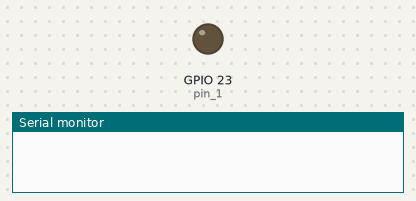
The program below on a simulated ESP32. On the bench: output pins drawn as LEDs (lit = HIGH), the last lines printed to the serial monitor. Dashed ring = blinking.

Above: at 0.5 s.
At 2.2 s:
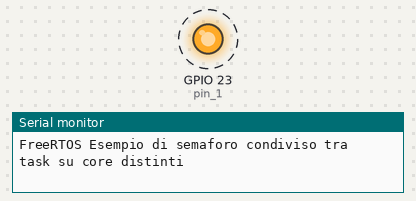
Timing chart, 0 to 3.0 s (numbered marks = the images above):
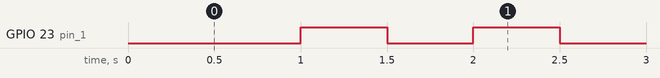

The program:

main.cpp
```cpp
/*
 * FreeRTOS Esercizio 28: Esempio illustrativo dell'uso di oggetti del kernel in sistemi multicore
 *
 * Si considerano due task: Task0 eseguito sul Core0, e Task1 eseguito sul Core1.
 * I due task condividono il semaforo binario bin_sem, creato nella funzione setup() e quindi appartenente al Core1.
 *
 * Task 0 rilascia il semaforo e si mette in pausa per un tempo definito dal parametro task_0_delay,
 * poi ricomincia.
 *
 * Task 1 attende il rilascio del semaforo e quando lo acquisisce, commuta lo stato di un led.
 *
 * In breve, il programma fa lampeggiare il led spezzando il problema in due parti:
 * il Task0 definisce il periodo di lampeggio; il Task1 commuta il pin del led.
 * La sincronizzazione tra i due task avviene per tramite del semaforo bin_sem.
 *
 * L'esempio mette in evidenza la semplicità con cui si gestiscono gli oggetti del kernel
 * anche in un sistema dual core come la ESP32.
 *
 * Nota: nel file soc.h sono definiti i riferimenti ai due core della ESP32:
 *   #define PRO_CPU_NUM (0)
 *   #define APP_CPU_NUM (1)
 *
 * Qui vengono adoperati entrambi i core
 *
 */

#include <Arduino.h>

// Impostazioni  ***************************************************************
// tempo (in ms) di pausa del Task 0
static const uint32_t task_0_delay = 500;

// Pins ************************************************************************
// LED pin
static const int pin_1 = GPIO_NUM_23;

// Variabili Globali  **********************************************************
// semaforo condiviso tra i due task
static SemaphoreHandle_t bin_sem;

//*****************************************************************************
// Tasks

// Task0 sul Core 0
void doTask0(void *parameters) {

  // Configura il pin del led
  pinMode(pin_1, OUTPUT);

  // Ciclo infinito
  while (1) {

    // Notifica il task1
    xSemaphoreGive(bin_sem);

    // rilascia il core0 mettendo il task0 in pausa per un certo intervallo di tempo
    vTaskDelay(pdMS_TO_TICKS( task_0_delay ));
  }
}

// Task sul Core 1
void doTask1(void *parameters) {

    // Ciclo infinito
  while (1) {
    // Attende la notifica dal Task0
    xSemaphoreTake(bin_sem, portMAX_DELAY);

    // Toggle LED
    digitalWrite(pin_1, !digitalRead(pin_1));
  }
}

//************************************************************************************
// Main (sul core 1, con priorità 1)

// configurazione del sistema
void setup()
{
  // Configurazione della seriale
  Serial.begin(115200);

  // Crea il semaforo binario prima di avviare i due task
  bin_sem = xSemaphoreCreateBinary();

  // breve pausa
  vTaskDelay(pdMS_TO_TICKS(1000));
  Serial.println();
  Serial.println("FreeRTOS Esempio di semaforo condiviso tra task su core distinti");

  // Crea e avvia i due task;
  //  NOTA: provare a sostituire il pinning del task da APP_CPU_NUM a tskNO_AFFINITY

  // Start Task 0 (sul Core0)
  xTaskCreatePinnedToCore(doTask0,
                          "Task 0",
                          1024,
                          NULL,
                          1,
                          NULL,
                          PRO_CPU_NUM);

  // Start Task 1 (sul Core1)
  xTaskCreatePinnedToCore(doTask1,
                          "Task H",
                          1024,
                          NULL,
                          1,
                          NULL,
                          APP_CPU_NUM);

  // Elimina il task con "Setup e Loop"
  vTaskDelete(NULL);
}

void loop()
{
  // lasciare vuoto
}
```

Measured:
- by itself, GPIO 23 (pin_1): alternates HIGH for 0.50 s and LOW for 0.50 s
